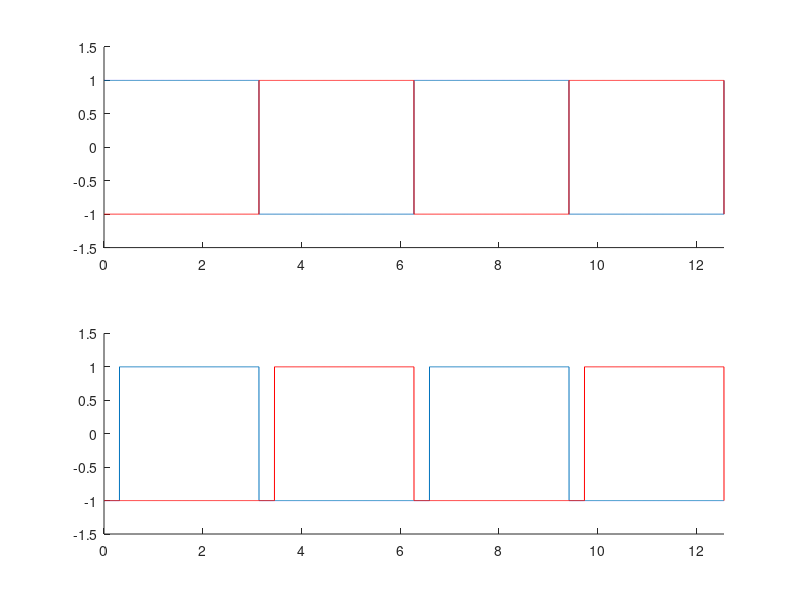

Source code (MATLAB):
clear;
t = 0:4*pi/10000:4*pi;
s = square(t);
s_n = s * -1;
d = square(t-(4*pi*0.025), 45);
d_n = -1* square(t, 55);

subplot(2, 1, 1);
hold on;
plot(t, s);
plot(t, s_n, 'r');
axis([0 4*pi -1.5 1.5]);
hold off;
subplot(2, 1, 2);
hold on;
plot(t, d);
plot(t, d_n, 'r');
axis([0 4*pi -1.5 1.5]);
hold off;


